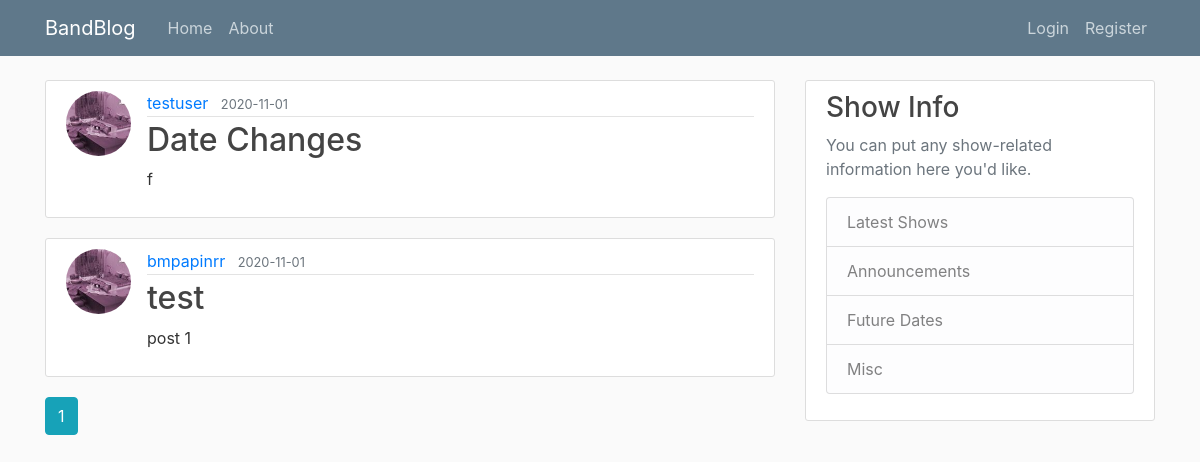
The page /home on the database its author committed.
### flaskproject/models.py (models this page shows, shortened)
class Post(db.Model):
	id = db.Column(db.Integer, primary_key=True)
	title = db.Column(db.String(100), nullable=False)
	date_posted = db.Column(db.DateTime, nullable=False, default=datetime.utcnow)
	content = db.Column(db.Text, nullable=False)
	user_id = db.Column(db.Integer, db.ForeignKey('user.id'), nullable=False)

class User(db.Model, UserMixin):
	id = db.Column(db.Integer, primary_key=True)
	username = db.Column(db.String(20), unique=True, nullable=False)
	email = db.Column(db.String(120), unique=True, nullable=False)
	image_file = db.Column(db.String(20), nullable=False, default='default.jpg')
	password = db.Column(db.String(60), nullable=False)
	posts = db.relationship('Post', backref='author', lazy=True)

### flaskproject/routes.py (the view)
@app.route("/")
@app.route("/home")
def home():
	page = request.args.get('page', 1, type=int)
	posts = Post.query.order_by(Post.date_posted.desc()).paginate(page=page, per_page = 5)
	return render_template('home.html', posts=posts)

### flaskproject/templates/home.html
{% extends "layout.html" %}
{% block content %}
    {% for post in posts.items %}
        <article class="media content-section">
          <img class="rounded-circle article-img" src="{{ url_for('static', filename='profile_pics/' + post.author.image_file) }}">
          <div class="media-body">
            <div class="article-metadata">
              <a class="mr-2" href="{{ url_for('user_posts', username=post.author.username) }}">{{ post.author.username }}</a>
              <small class="text-muted">{{ post.date_posted.strftime('%Y-%m-%d') }}</small>
            </div>
            <h2><a class="article-title" href="{{ url_for('post', post_id=post.id) }}">{{ post.title }}</a></h2>
            <p class="article-content">{{ post.content }}</p>
          </div>
        </article>
	{% endfor %}
	{% for page_num in posts.iter_pages(left_edge=1, right_edge=1, left_current=1, right_current=2) %}
		{% if page_num %}
			{% if posts.page == page_num %}
				<a class="btn btn-info mb-4" href="{{url_for('home', page=page_num)}}">{{ page_num }}</a>
			{% else %}
				<a class="btn btn-outline-info mb-4" href="{{url_for('home', page=page_num)}}">{{ page_num }}</a>
				{% endif %}
		{% else %}
		...
		{% endif %}
	{% endfor %}
{% endblock content %}

### flaskproject/templates/layout.html (shortened to what this page needs)
<!DOCTYPE html>
<html>
<head>
    <link rel="stylesheet" href="https://stackpath.bootstrapcdn.com/bootstrap/4.3.1/css/bootstrap.min.css">
    <link rel="stylesheet" type="text/css" href="{{ url_for('static', filename='main.css') }}">
</head>
<body>
    <header class="site-header">
        <nav class="navbar navbar-expand-md navbar-dark bg-steel fixed-top">
          <div class="container">
            <a class="navbar-brand mr-4" href="/">BandBlog</a>
            <div class="collapse navbar-collapse" id="navbarToggle">
              <div class="navbar-nav mr-auto">
                <a class="nav-item nav-link" href="{{ url_for('home') }}">Home</a>
                <a class="nav-item nav-link" href="{{ url_for('about') }}">About</a>
              </div>
              <div class="navbar-nav">
                {% if current_user.is_authenticated %}
                <a class="nav-item nav-link" href="{{ url_for('new_post') }}">New Post</a>
                <a class="nav-item nav-link" href="{{ url_for('account') }}">Account</a>
                <a class="nav-item nav-link" href="{{ url_for('logout') }}">Logout</a>
                {% else %}
                <a class="nav-item nav-link" href="{{ url_for('login') }}">Login</a>
                <a class="nav-item nav-link" href="{{ url_for('register') }}">Register</a>
                {% endif %}
              </div>
            </div>
          </div>
        </nav>
      </header>
    <main role="main" class="container">
        <div class="row">
        <div class="col-md-8">
          {% block content %}{% endblock %}
        </div>
        <div class="col-md-4">
            <div class="content-section">
            <h3>Show Info</h3>
            <p class='text-muted'>You can put any show-related information here you'd like.
                <ul class="list-group">
                <a href="{{ url_for('latest_shows') }}"class="list-group-item list-group-item-light">Latest Shows</a>
                <a href="{{ url_for('announcements') }}"class="list-group-item list-group-item-light">Announcements</a>
                <a href="{{ url_for('future_dates') }}"class="list-group-item list-group-item-light">Future Dates</a>
                <a href="{{ url_for('misc') }}"class="list-group-item list-group-item-light">Misc</a>
                </ul>
            </p>
            </div>
        </div>
        </div>
    </main>
</body>
</html>

### flaskproject/static/main.css (style rules this page uses)
body { background: #fafafa; color: #333333; margin-top: 5rem; }
h1, h2, h3, h4, h5, h6 { color: #444444; }
.bg-steel { background-color: #5f788a; }
.site-header .navbar-nav .nav-link { color: #cbd5db; }
.content-section { background: #ffffff; padding: 10px 20px; border: 1px solid #dddddd; border-radius: 3px; margin-bottom: 20px; }
.article-title { color: #444444; }
.article-content { white-space: pre-line; }
.article-img { height: 65px; width: 65px; margin-right: 16px; }
.article-metadata { padding-bottom: 1px; margin-bottom: 4px; border-bottom: 1px solid #e3e3e3 }

### rows shown on the page
Post: image_file (picture), author.username "testuser", date_posted "2020-11-01", title "Date Changes", content "f"
Post: image_file (picture), author.username "bmpapinrr", date_posted "2020-11-01", title "test", content "post 1"

### other values the page prints
{{ page_num }} "1"
